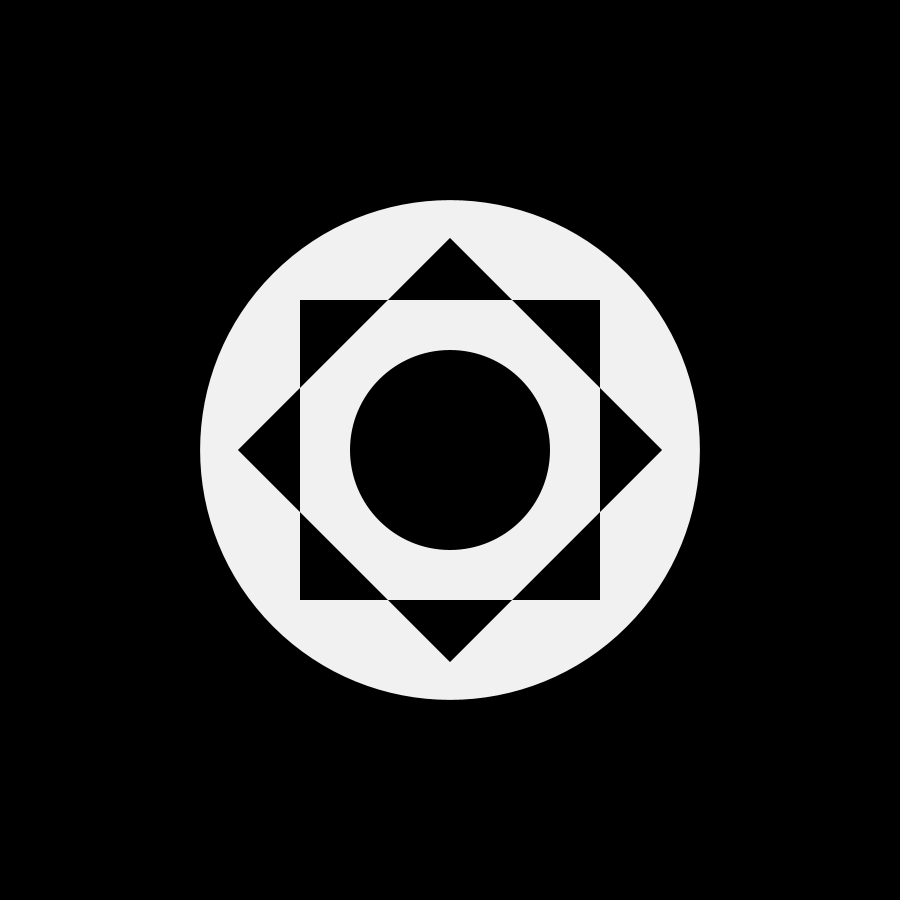
Frame 1 (no input)
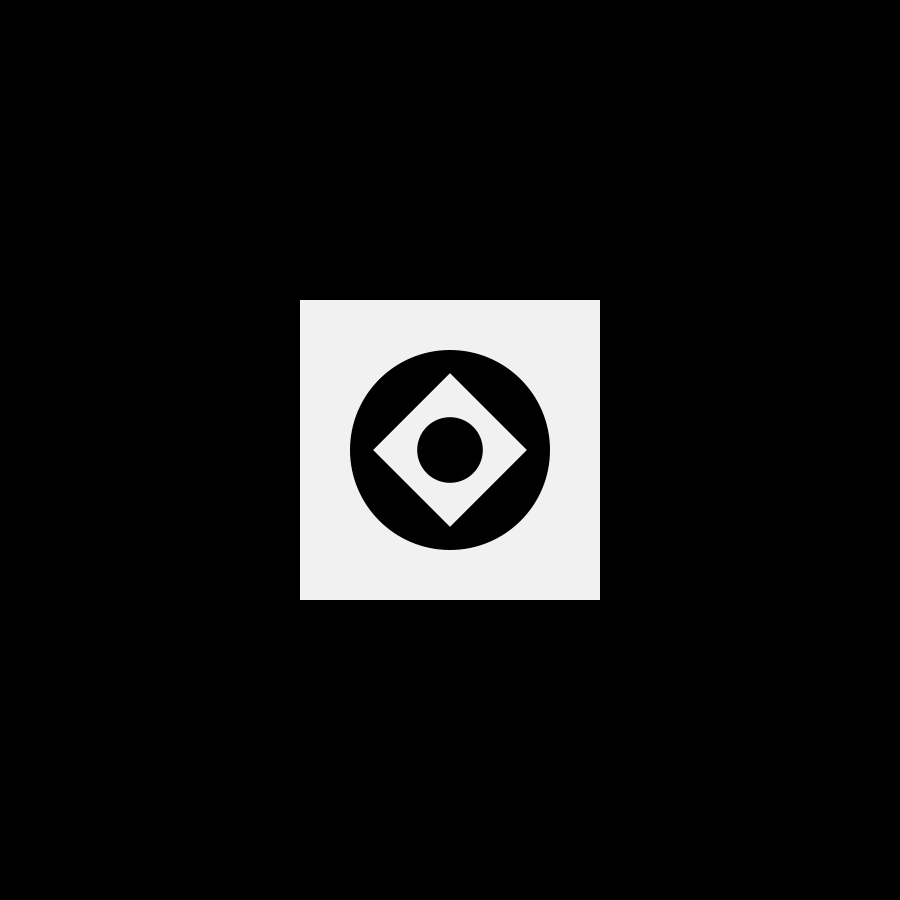
Frame 60 (the mouse pressed at the canvas centre just before this capture)
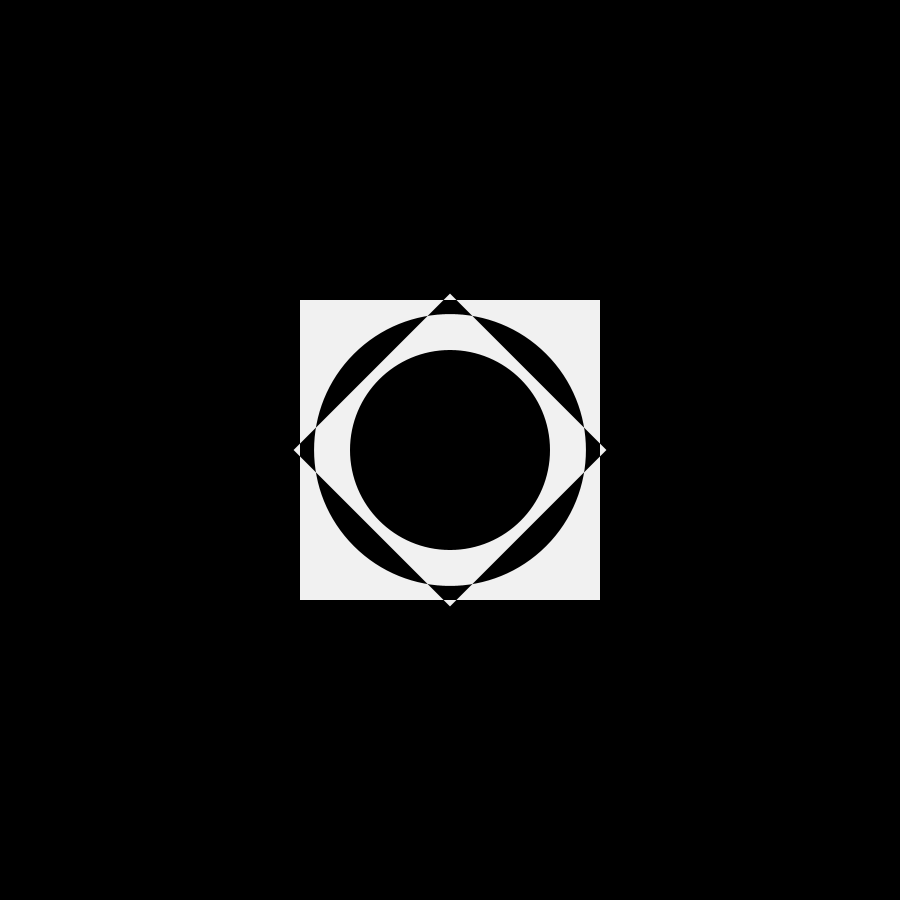
Frame 120 (the mouse held since frame 60 and released just before this capture)

The Processing sketch that drew these frames (run headless with seeded random() and noise(); from frame 60 on, the mouse is pressed at the canvas centre):

// Processing sketch: sketch_04_04_squarecircletriangle
// ── sketch_04_04_squarecircletriangle.pde
color bg = #000000;
color fg = #f1f1f1;
float size = 300;
float circleSize = 200;
int circleX=450;
int circleY=450;
int xDir=2;
float a = 0;
float s = 0;

void setup() {
  size(900, 900);
  background(bg);
  smooth();
}

void draw() {
  background(bg); 

  // rectangle
  rectMode(CENTER);
  fill(fg);
  noStroke();
  rect(width/2, height/2, size, size);

  // ellipse
  ellipseMode(CENTER);
  blendMode(DIFFERENCE);

  fill(fg);
  ellipse(circleX, circleY, circleSize, circleSize);

  a = a + 0.02;
  s = cos(a)*5;

  translate(width/2, height/2);
  scale(s); 
  fill(fg);
  rotate(radians(45));
  rect(0, 0, 60, 60); 

  translate(0, 0);
  fill(fg);
  scale(s);
  ellipse(0, 0, 20, 20);       
}
